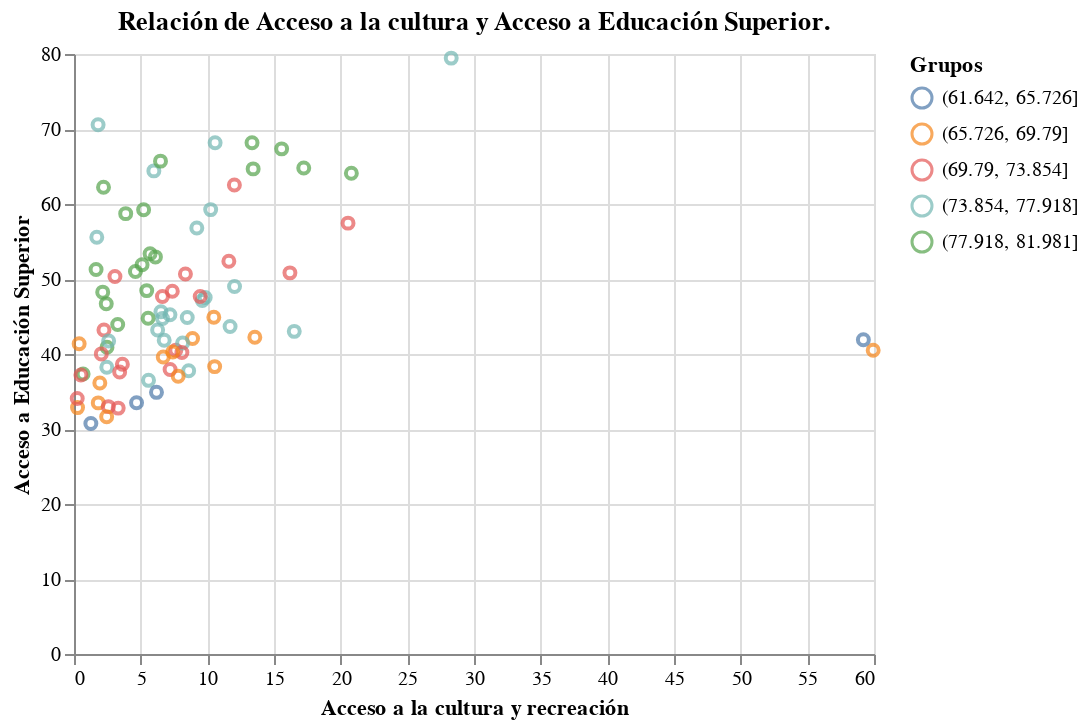

Write notebook code for a chart like this one.
### Code cell
alt.Chart(datos,title = "Relación de Acceso a la cultura y Acceso a Educación Superior."
                 ).mark_point().encode(
    x = alt.X('Acceso a la cultura y recreación:Q', title = "Acceso a la cultura y recreación"),
    y = alt.Y('Acceso a Educación Superior:Q', title = "Acceso a Educación Superior"),
    color = alt.Color('grupos', 
                      legend = alt.Legend(title = "Grupos")))
